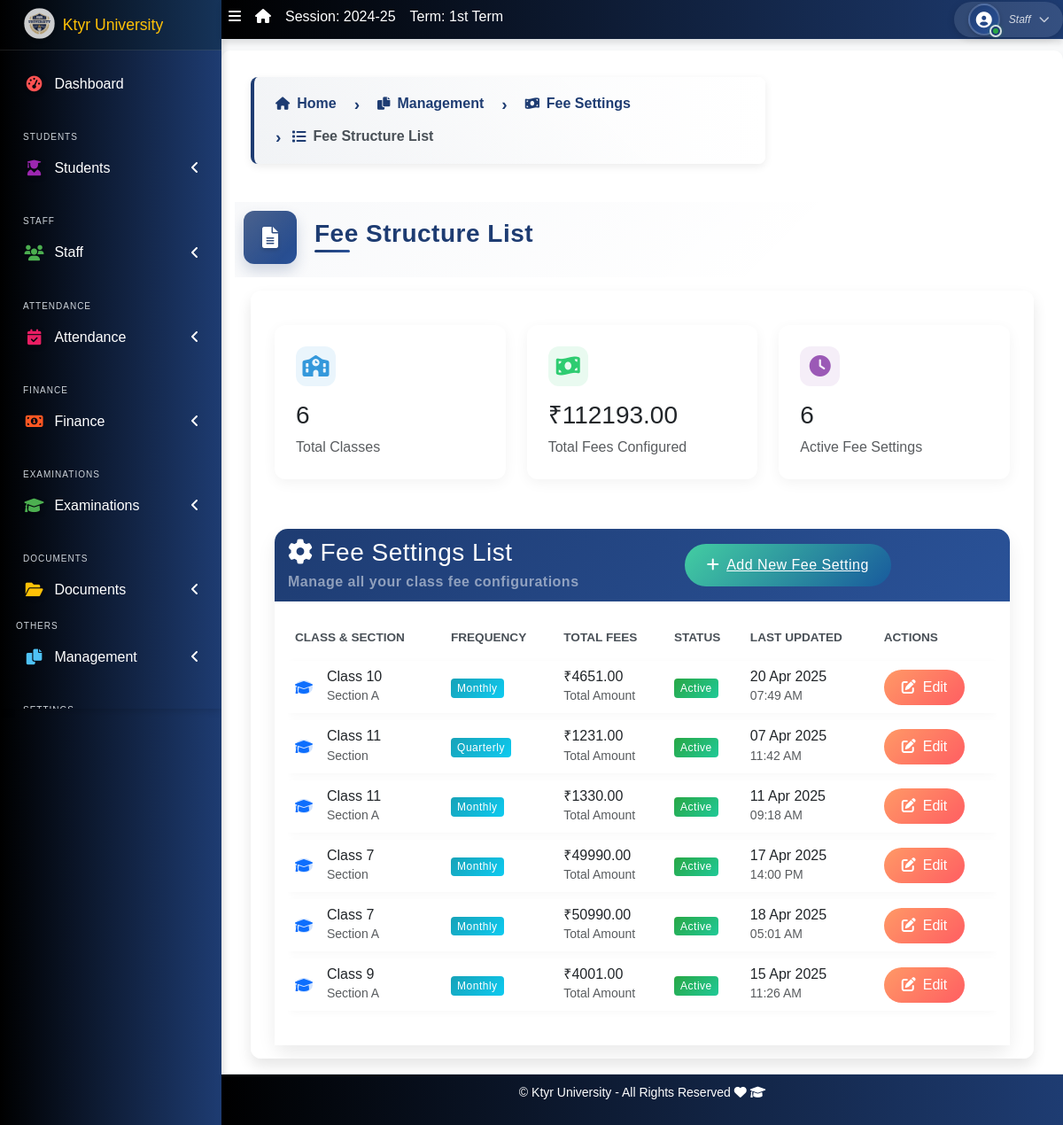
Before: /fees/settings/list/ with the older database file.
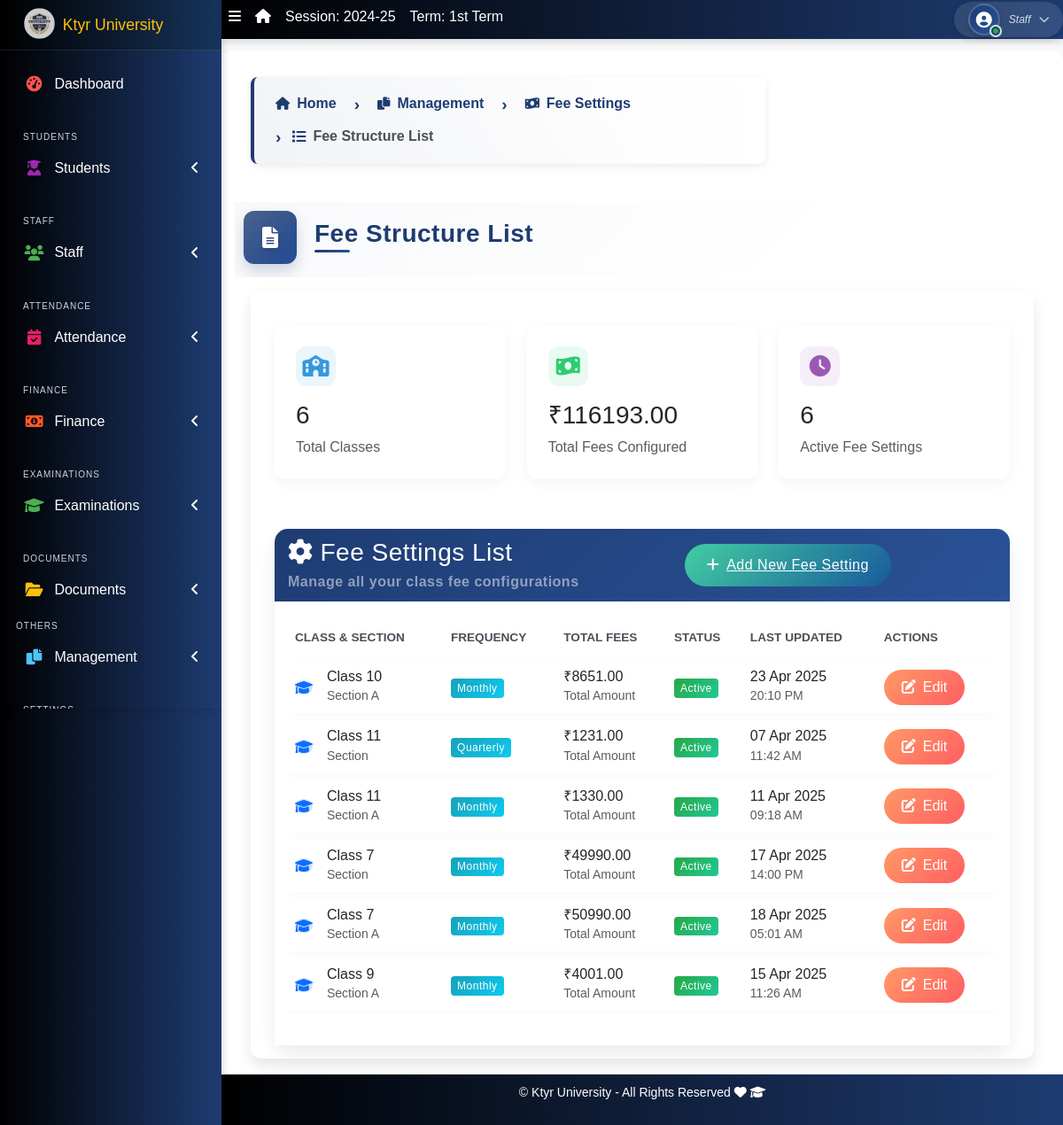
After: the same page with the newer database file.
### apps/corecode/models.py (models this page shows, shortened)
class FeeSettings(models.Model):
    class_name = models.ForeignKey('StudentClass', on_delete=models.CASCADE)
    section = models.CharField(max_length=20)
    frequency = models.CharField(max_length=20)
    created_at = models.DateTimeField(auto_now_add=True)
    updated_at = models.DateTimeField(auto_now=True)
    class Meta:
        unique_together = ['class_name', 'section']
    def get_total_fees(self):
        return sum(fee.amount - fee.discount for fee in self.fees.all())

class FeeStructure(models.Model):
    fee_settings = models.ForeignKey(FeeSettings, on_delete=models.CASCADE, related_name='fees')
    fee_type = models.CharField(max_length=100)
    amount = models.DecimalField(max_digits=10, decimal_places=2)
    due_date = models.DateField()
    late_fee = models.DecimalField(max_digits=10, decimal_places=2, default=0)
    discount = models.DecimalField(max_digits=10, decimal_places=2, default=0)

class StudentClass(models.Model):
    name = models.CharField(max_length=200, unique=True)
    class Meta:
        verbose_name = "Class"
        verbose_name_plural = "Classes"
        ordering = ["name"]
    def __str__(self):
        return self.name

### apps/corecode/views.py (the view)
# urls.py: path('fees/settings/list/', views.fee_settings_list, name='fee_settings_list'),
def fee_settings_list(request):
    fee_settings_list = FeeSettings.objects.all().order_by('class_name', 'section')
    total_classes = fee_settings_list.count()
    total_fees = sum(setting.get_total_fees() for setting in fee_settings_list)
    active_settings = fee_settings_list.count()  # Assuming all settings are active
    context = {
        'fee_settings_list': fee_settings_list,
        'total_classes': total_classes,
        'total_fees': total_fees,
        'active_settings': active_settings,
    }
    return render(request, 'corecode/fee_settings_list.html', context)

### apps/corecode/context_processors.py (called while the page is built)
def site_defaults(request):
    current_session = AcademicSession.objects.get(current=True)
    current_term = AcademicTerm.objects.get(current=True)
    vals = SiteConfig.objects.all()
    contexts = {
        "current_session": current_session.name,
        "current_term": current_term.name,
    }
    for val in vals:
        contexts[val.key] = val.value
    return contexts

def global_college_profile(request):
    try:
        profile = CollegeProfileModel.objects.first()
    except CollegeProfileModel.DoesNotExist:
        profile = None
    return {'profile': profile}

### apps/corecode/templates/corecode/fee_settings_list.html (shortened to what the changed rows need)
{% extends "base.html" %}
{% load static %}
{% block title %}Fee Structure List{% endblock title %}
{% block content %}
<div class="container mt-4">
    <div class="row mb-4">
        <div class="col-md-4">
            <div class="stats-card">
                <div class="stats-icon" style="background: rgba(46, 204, 113, 0.1); color: #2ecc71;">
                    <i class="fas fa-money-bill-wave"></i>
                </div>
                <h3>₹{{ total_fees|floatformat:2 }}</h3>
                <p class="text-muted mb-0">Total Fees Configured</p>
            </div>
        </div>
    </div>
    <div class="fee-card">
        <div class="card-body p-4">
            {% if fee_settings_list %}
            <div class="table-responsive">
                <table class="table table-custom">
                    <thead>
                        <tr>
                            <th>CLASS & SECTION</th>
                            <th>FREQUENCY</th>
                            <th>TOTAL FEES</th>
                            <th>STATUS</th>
                            <th>LAST UPDATED</th>
                            <th>ACTIONS</th>
                        </tr>
                    </thead>
                    <tbody>
                        {% for setting in fee_settings_list %}
                        <tr>
                            <td>
                                <div class="d-flex align-items-center">
                                    <div class="avatar-sm bg-primary-subtle rounded-circle me-3 d-flex align-items-center justify-content-center">
                                        <i class="fas fa-graduation-cap text-primary"></i>
                                    </div>
                                    <div>
                                        <h6 class="mb-0">Class {{ setting.class_name }}</h6>
                                        <small class="text-muted">Section {{ setting.section }}</small>
                                    </div>
                                </div>
                            </td>
                            <td>
                                <span class="badge badge-custom bg-info">{{ setting.frequency }}</span>
                            </td>
                            <td>
                                <h6 class="mb-0">₹{{ setting.get_total_fees|floatformat:2 }}</h6>
                                <small class="text-muted">Total Amount</small>
                            </td>
                            <td>
                                <span class="badge badge-custom bg-success">Active</span>
                            </td>
                            <td>
                                <div>
                                    <h6 class="mb-0">{{ setting.updated_at|date:"d M Y" }}</h6>
                                    <small class="text-muted">{{ setting.updated_at|time:"H:i A" }}</small>
                                </div>
                            </td>
                            <td>
                                <a href="{% url 'fee_settings' %}?class_name={{ setting.class_name.id }}&section={{ setting.section }}"
                                   class="btn btn-edit">
                                    <i class="fas fa-edit me-2"></i>Edit
                                </a>
                            </td>
                        </tr>
                        {% endfor %}
                    </tbody>
                </table>
            </div>
            {% endif %}
        </div>
    </div>
</div>
{% endblock %}

Changed rows visible on the page:
changed FeeSettings: get_total_fees "4651.00" → "8651.00"; updated_at "20 Apr 2025" → "23 Apr 2025"; updated_at "07:49 AM" → "20:10 PM"
Other visible differences:
{{ total_fees|floatformat:2 }}: "112193.00" → "116193.00"
